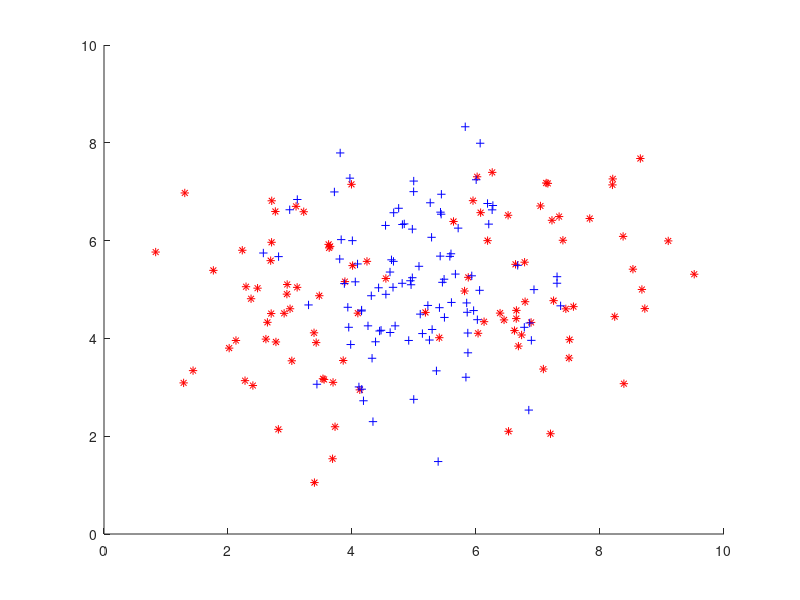

Write the MATLAB code that produced this figure. (Note: this script raises an error after producing the figure.)
clear all;
load('data_lvq_A.mat','matA');
load('data_lvq_B.mat','matB');

%following figure is to plot dataset with final prototypes
figure;
scatter(matA(:,1),matA(:,2),'r','*'); %plotting class a with * sign
hold on
scatter(matB(:,1),matB(:,2),'b', '+'); % plotting class b with + sign

[PA,PB,E,L1,L2] = train_lvq(matA,matB,2,1,0.5,0.5,0.01,15);
hold on
scatter(PA(:,1),PA(:,2),50,'MarkerEdgeColor','k','MarkerFaceColor',[.49 1 .63]);
hold on
scatter(PB(:,1),PB(:,2),50,'MarkerEdgeColor','k','MarkerFaceColor',[.1 0.5 .63]);
title('S3801128');
xlabel('Feature1');
ylabel('Feature2');
legend({'ClassA','ClassB'});


%figure for Question 3
figure;
[PA,PB,E,L1,L2] = train_lvq(matA,matB,2,1,0.5,0.5,0.01,25);
subplot(1,2,1);
E_new = E(2:size(E,1));
X = [1:size(E_new,1)];
plot(X,E_new,'m','Marker','*');
hold on;
title('Training Error');
xlabel('Number of Epochs');
ylabel('Training Error');

subplot(1,2,2);
L1_new = L1(2:size(L1,1));
X1 = [1:size(L1_new,1)];
L2_new = L2(2:size(L2,1));
X2 = [1:size(L2_new,1)];
plot(X1,L1_new,'r');
hold on;
plot(X2,L2_new,'g');
legend({'Relevance1','Relevance2'});